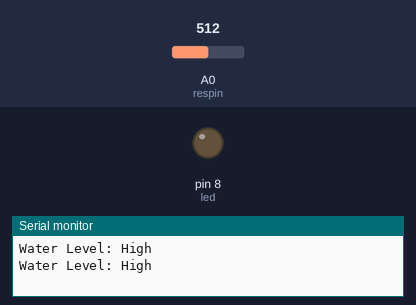
A sketch run on a simulated Arduino Uno, built with avr-gcc and run on an emulated ATmega328P. On the bench: output pins drawn as LEDs (lit = HIGH), the last lines printed to the serial monitor. The test bench sets the inputs (shaded band); at power-on: A0 (respin) = 512.

Above: at 1.8 s.
1.9 s: A0 (respin) set to 112
4.5 s: A0 (respin) set to 94
At 5.4 s:
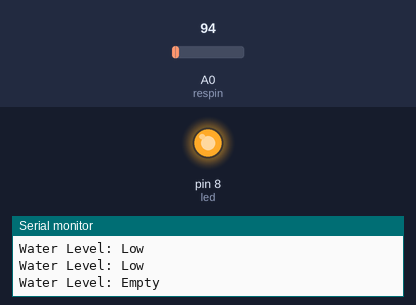
6.5 s: A0 (respin) set to 110
At 8.1 s:
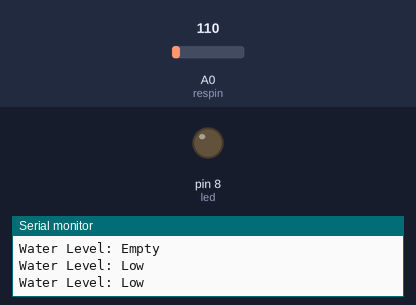
8.5 s: A0 (respin) set to 90
At 9.6 s:
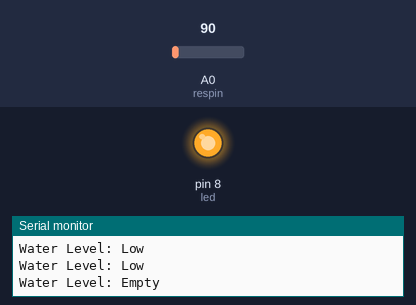
Timing chart, 0 to 11.5 s (numbered marks = the images above; inputs shaded):
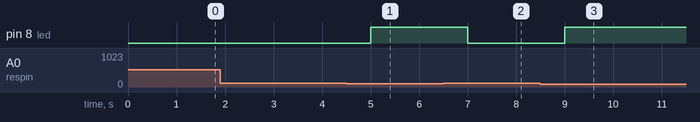

The sketch:

sensorApa.ino
```cpp
int resval = 0;  // holds the value
int respin = A0; // sensor pin used
int led = 8;

void setup() {

  // start the serial console
  Serial.begin(9600);
  pinMode(led, OUTPUT);
}

void loop() {

  resval = analogRead(respin); //Read data from analog pin and store it to resval variable

  if (resval<=100){
    Serial.println("Water Level: Empty");
    digitalWrite(led, HIGH);}
  else if (resval>100 && resval<=300){
    Serial.println("Water Level: Low");
    digitalWrite(led, LOW);}
  else if (resval>300 && resval<=350){
    Serial.println("Water Level: Medium");
    digitalWrite(led, LOW);}
  else if (resval>350){
    Serial.println("Water Level: High");
    digitalWrite(led, LOW);
  }
  delay(1000);
}
```

Measured:
- the behaviour switches between 101 and 100 on A0 (respin) (found by bisection; images 0 and 1)
- after the input at 4.5 s, pin 8 (led): LOW → HIGH after 0.50 s
- after the input at 6.5 s, pin 8 (led): HIGH → LOW after 0.50 s
- after the input at 8.5 s, pin 8 (led): LOW → HIGH after 0.50 s
